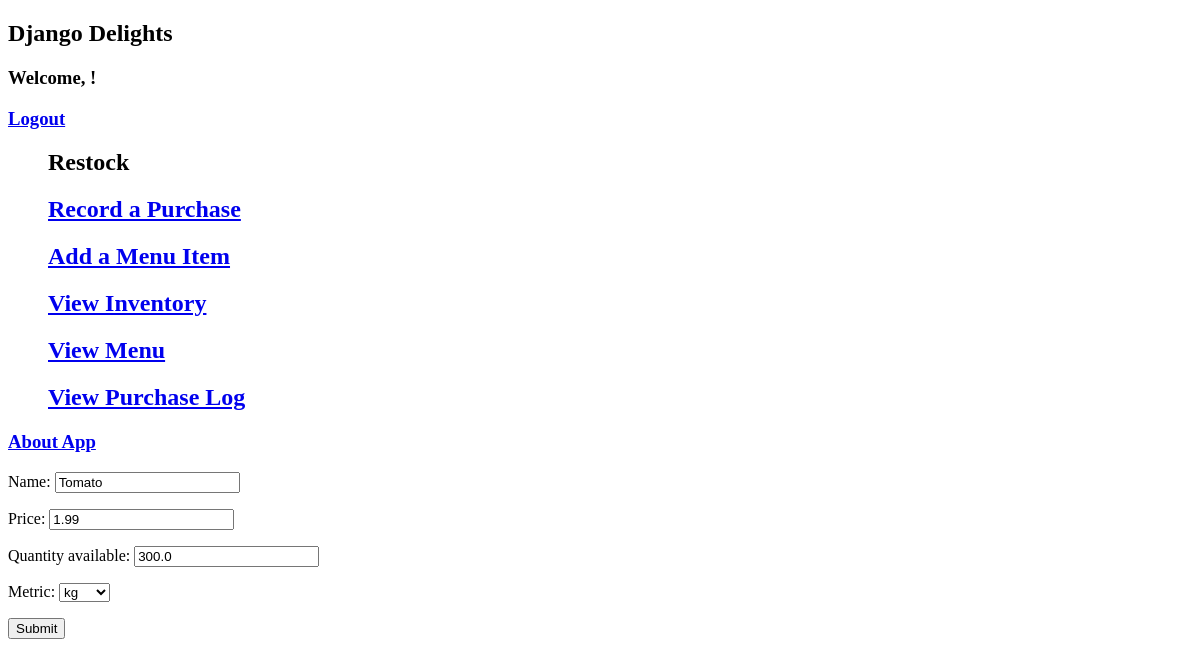
The app's page /accounts/inventory/update/19 (signed in), older data.
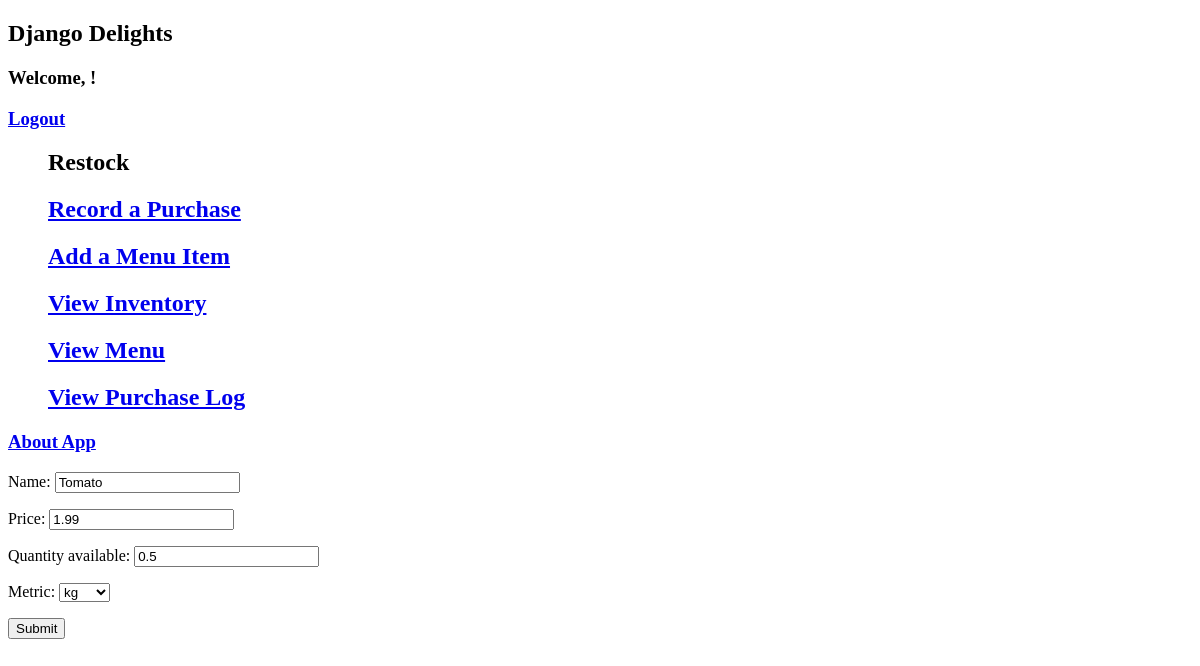
The same page, newer data.
### restaurant/models.py (models this page shows)
class Ingredient(models.Model):
    name = models.CharField(max_length=50, null=False)
    price = models.FloatField()
    quantity_available = models.FloatField()
    class Metrics(models.TextChoices):
        KILOGRAMS = "KG", _('kg')
        LITERS = "L", _('l')
        UNITS = "UNITS", _('units')
    metric = models.CharField(max_length=6, choices=Metrics.choices, default=Metrics.KILOGRAMS)
    class Meta:
        constraints = [
            models.UniqueConstraint(fields=["name"], name='ingredient_name_unique')
        ]
        ordering = ["name"]

### restaurant/views.py (the view)
# urls.py: path('accounts/inventory/update/<pk>', views.IngredientUpdateView.as_view(), name = "ingredient_update"),
class IngredientUpdateView(LoginRequiredMixin, UpdateView):
    model = Ingredient
    fields = "__all__"
    template_name = "restaurant/ingredient_update.html"
    success_url = "/accounts/inventory"

### restaurant/templates/restaurant/ingredient_update.html (shortened to what this page needs)
{% extends "restaurant/base.html" %}
{% load static %}
{% block content%}
<form method="POST">
  {{ form.as_p }}
  <input type="submit" value="Submit">
</form>
{% endblock %}

Row changes from the older to the newer data that the page shows:
changed Ingredient "Tomato": quantity_available "300.0" → "0.5"
